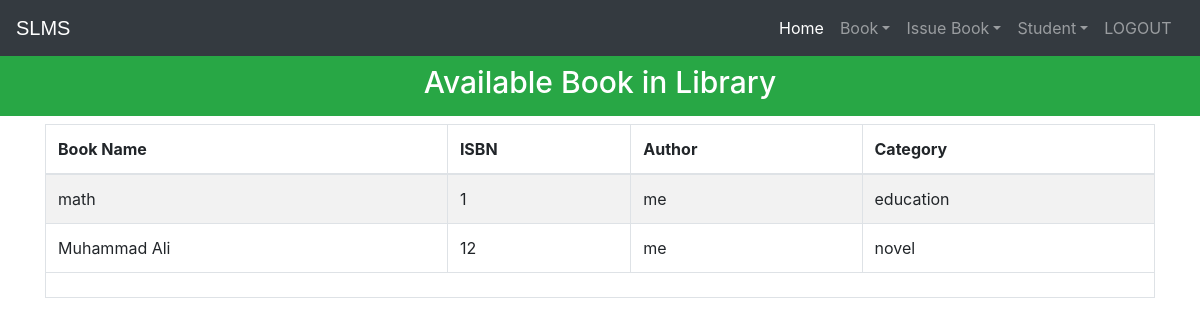
The app's page /viewbook (signed in) with its own data.
### library/models.py (models this page shows, shortened)
class Book(models.Model):
    catchoice= [
        ('education', 'Education'),
        ('entertainment', 'Entertainment'),
        ('comics', 'Comics'),
        ('biography', 'Biography'),
        ('history', 'History'),
        ('novel', 'Novel'),
        ('fantasy', 'Fantasy'),
        ('thriller', 'Thriller'),
        ('romance', 'Romance'),
        ('scifi','Sci-Fi')
        ]
    name=models.CharField(max_length=30)
    isbn=models.PositiveIntegerField()
    author=models.CharField(max_length=40)
    category=models.CharField(max_length=30,choices=catchoice,default='education')

### library/views.py (the view)
# urls.py: path('viewbook', views.viewbook_view),
@login_required(login_url='adminlogin')
@user_passes_test(is_admin)
def viewbook_view(request):
    books=models.Book.objects.all()
    return render(request,'library/viewbook.html',{'books':books})

### library/views.py (called while the page is built)
def is_admin(user):
    return user.groups.filter(name='ADMIN').exists()

### templates/library/viewbook.html (shortened to what this page needs)
<!DOCTYPE html>
<html lang="en" dir="ltr">
  <head>
  </head>
  <body>
    {% include "library/navbaradmin.html" %}
    <br>
    <br>
    <h3 class="p-3 mb-2 bg-success text-white" style = 'font-size: 30px;text-align:center;'>Available Book in Library</h3>
{% if books%}
<div class="container">
  <table class="table table-hover table-condensed table-striped table-bordered">
    <thead>
    <tr>
    <th>Book Name</th>
    <th>ISBN</th>
    <th>Author</th>
    <th>Category</th>
    </tr>
    </thead>
    <tfoot>
    <tr>
    <td colspan="4" rowspan="4">
    </td>
    </tr>
    </tfoot>
    <tbody>
      {% for book in books %}
        <tr>
          <td>{{book.name}}</td>
          <td>{{book.isbn}}</td>
          <td>{{book.author}}</td>
          <td>{{book.category}}</td>
        </tr>
      {% endfor %}
    </tbody>
    </table>
</div>
{%else%}
<h1>Have 0 book</h1>
{%endif%}
<br><br><br><br><br><br><br><br><br>
    {% include "library/footer.html" %}
  </body>
</html>

### records on screen
Book: name "math", isbn "1", author "me", category "education"
Book: name "Muhammad Ali", isbn "12", author "me", category "novel"
